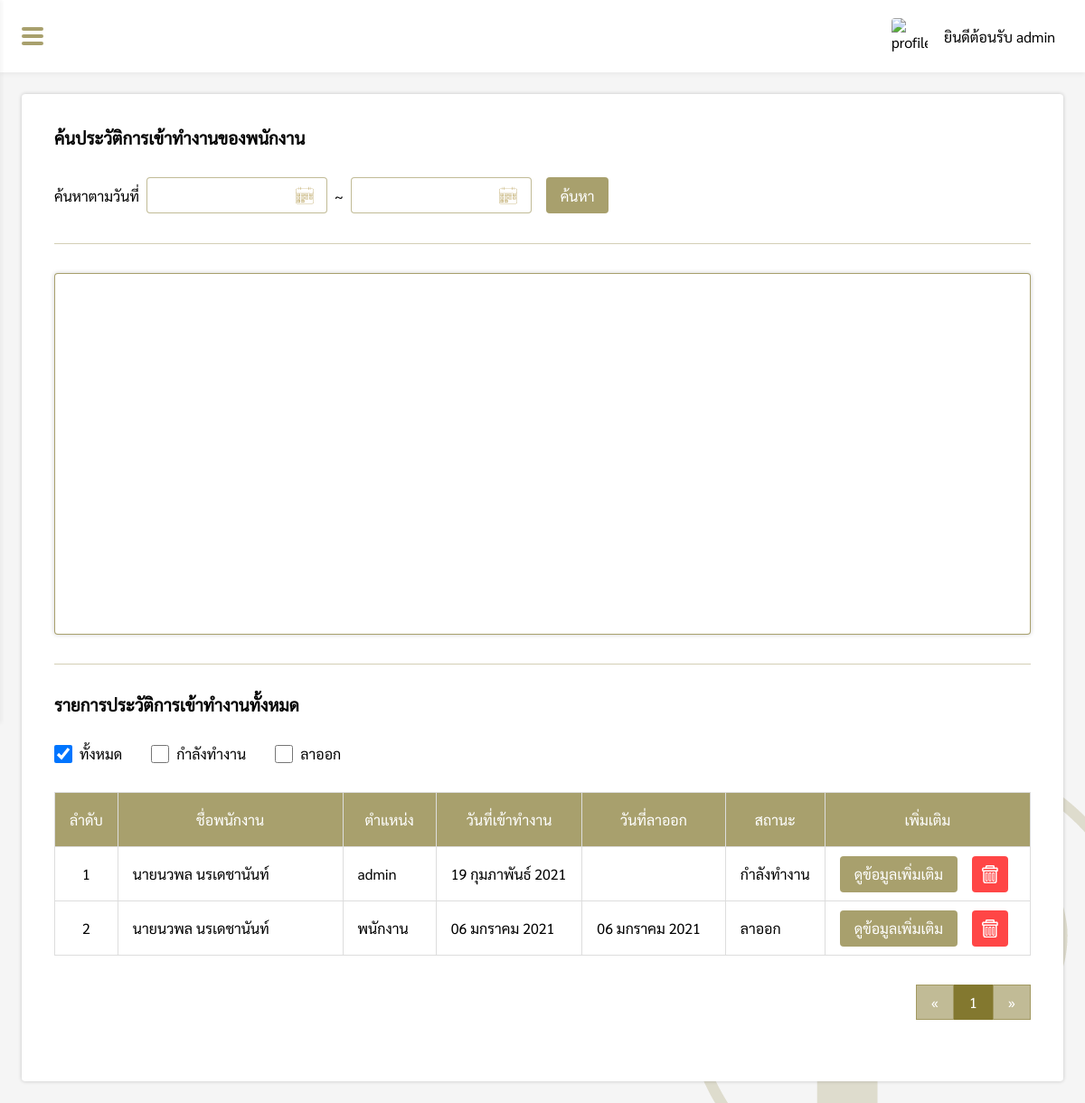
The page /pages/manage/employee/emHistory.php (signed in) on the database as committed earlier.
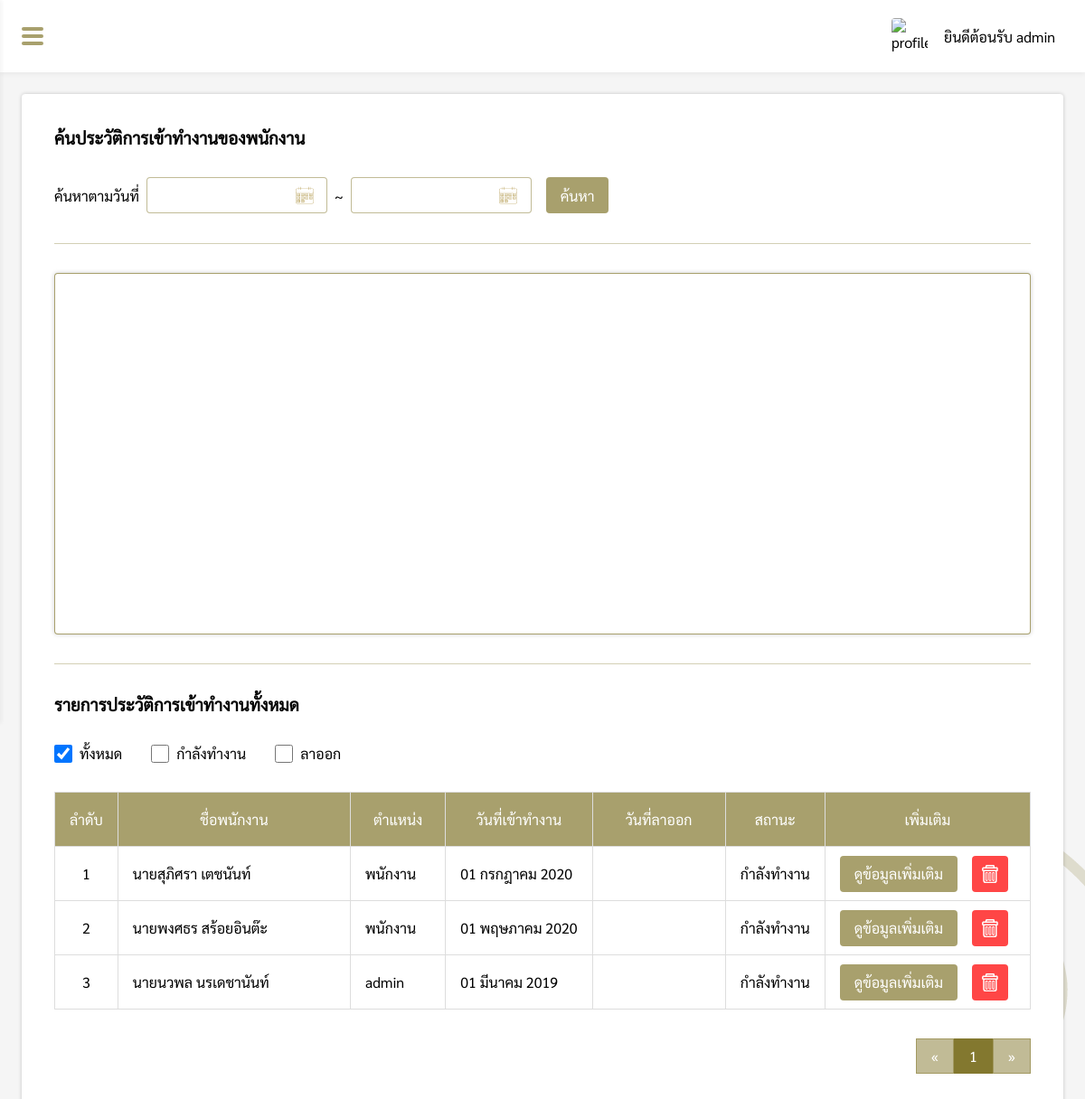
The same page on the database as committed later.
### tables this page shows
CREATE TABLE `employee` (
  `employee_id` int(11) NOT NULL,
  `come_date` varchar(20) NOT NULL,
  `out_date` varchar(20) DEFAULT NULL,
  `employee_status` varchar(20) NOT NULL,
  `title_name` varchar(10) NOT NULL,
  `firstname` varchar(50) NOT NULL,
  `lastname` varchar(50) NOT NULL,
  `nickname` varchar(50) NOT NULL,
  `position` varchar(50) NOT NULL,
  `id_card` varchar(13) NOT NULL,
  `tel` varchar(10) NOT NULL,
  `email` varchar(100) NOT NULL,
  `birthday` varchar(20) NOT NULL,
  `age` int(11) NOT NULL,
  `race` varchar(50) NOT NULL,
  `nationality` varchar(50) NOT NULL,
  `address` varchar(100) NOT NULL,
  `pic_idcard` varchar(100) NOT NULL,
  `pic_home` varchar(100) NOT NULL,
  `profile_img` varchar(100) NOT NULL
);

### pages/manage/employee/emHistory.php (the view, shortened to what the changed rows need)
<?php
if($_SESSION["level"] == "admin"){
    include("../../connection.php");
    function DateThai($strDate){
        $strYear = date("Y",strtotime($strDate));
        $strMonth= date("n",strtotime($strDate));
        $strDay= date("d",strtotime($strDate));
        $strMonthCut = Array("","มกราคม", "กุมภาพันธ์", "มีนาคม","เมษายน", "พฤษภาคม", "มิถุนายน", "กรกฎาคม","สิงหาคม", "กันยายน", "ตุลาคม", "พฤศจิกายน", "ธันวาคม");
        $strMonthThai=$strMonthCut[$strMonth];
        return "$strDay $strMonthThai $strYear";
    }
    $from = @$_REQUEST["from"];
    $to = @$_REQUEST["to"];
    $check = @$_REQUEST["status"];
?>
<!DOCTYPE html>
<html lang="en">
<head>
    <link rel="stylesheet" href="../../../css/history2.css">
    <link rel="stylesheet" href="../../../css/navbar.css">
    <link rel="stylesheet" href="../../../css/my-style.css">
</head>
<body>
    <div class="box">
        <div id="box-padding" style="padding:24px;">
            <div class="history-box">
                <div>
                    <div>
                        <?php
                        $perpage = 10;
                        if(isset($_GET['page'])){
                            $page = $_GET['page'];
                        }else{
                            $page = 1;
                        }
                        $start = ($page - 1) * $perpage;
                        $num = $start + 1;
                        if(isset($from) && isset($to) && !isset($check)){
                            $sql = "SELECT employee_id, position, come_date, out_date, employee_status, title_name, firstname, lastname FROM employee WHERE come_date BETWEEN '$from' AND '$to' ORDER BY come_date DESC";
                        }else{
                            $sql = "SELECT employee_id, position, come_date, out_date, employee_status, title_name, firstname, lastname FROM employee ORDER BY come_date DESC";
                        }
                        $result = $conn->query($sql);
                        ?>
                        <?php
                        if($result->num_rows > 0){
                        ?>
                        <div style="overflow-x: auto;overflow-y:hidden;">
                            <table>
                                <tr>
                                    <th>ลำดับ</th>
                                    <th>ชื่อพนักงาน</th>
                                    <th>ตำแหน่ง</th>
                                    <th>วันที่เข้าทำงาน</th>
                                    <th>วันที่ลาออก</th>
                                    <th>สถานะ</th>
                                    <th>เพิ่มเติม</th>
                                </tr>
                                <?php
                                while($row = $result->fetch_assoc()){
                                ?>
                                <tr>
                                    <td><?php echo $num; ?></td>
                                    <td><?php echo $row["title_name"].$row["firstname"] ." " .$row["lastname"]; ?></td>
                                    <td><?php if($row["position"] == "employee"){ echo "พนักงาน"; }else{ echo $row["position"]; }?></td>
                                    <td><?php echo DateThai($row["come_date"]); ?></td>
                                    <td><?php if(isset($row["out_date"])){ echo DateThai($row["out_date"]); } ?></td>
                                    <td><?php echo $row["employee_status"]; ?></td>
                                    <td>
                                        <div class="option-grid">
                                            <a href="emDetail.php?employee_id=<?php echo $row["employee_id"];?>" title="ดูข้อมูลเพิ่มเติม"><button>ดูข้อมูลเพิ่มเติม</button></a>
                                            <button class="del-btn" id="<?php echo $row["employee_id"]; ?>" title="ลบข้อมูล"></button>
                                        </div>
                                    </td>
                                </tr>
                                <?php $num++; } ?>
                            </table>
                        </div>
                        <?php
                        $sql2 = "SELECT * FROM employee";
                        $query2 = mysqli_query($conn, $sql2);
                        $total_record = mysqli_num_rows($query2);
                        $total_page = ceil($total_record / $perpage);
                        ?>
                        <div style="display:flex;justify-content:flex-end">
                            <div class="pagination">
                                <?php
                                if(isset($from) && isset($to) && !isset($check)){
                                ?>
                                <a
                                    href="emHistory.php?from=<?php echo $from; ?>&to=<?php echo $to; ?>&page=1">&laquo;</a>
                                <?php for($i=1;$i<=$total_page;$i++){ ?>
                                <a href="emHistory.php?from=<?php echo $from; ?>&to=<?php echo $to; ?>&page=<?php echo $i; ?>"
                                    <?php if($page == $i){ echo "style='background-color: rgb(131, 120, 47, 1);color:#fff;'"; }?>><?php echo $i; ?></a>
                                <?php } ?>
                                <a
                                    href="emHistory.php?from=<?php echo $from; ?>&to=<?php echo $to; ?>&page=<?php echo $total_page; ?>">&raquo;</a>
                                <?php
                                }else{
                                ?>
                                <a href="emHistory.php?page=1">&laquo;</a>
                                <?php for($i=1;$i<=$total_page;$i++){ ?>
                                <a href="emHistory.php?page=<?php echo $i; ?>"
                                    <?php if($page == $i){ echo "style='background-color: rgb(131, 120, 47, 1);color:#fff;'"; }?>><?php echo $i; ?></a>
                                <?php } ?>
                                <a href="emHistory.php?page=<?php echo $total_page; ?>">&raquo;</a>
                                <?php } ?>
                            </div>
                        </div>
                        <?php
                        }else{
                            echo "<div style='padding-top:32px;'>ไม่มีรายการประวัติการเข้าทำงาน</div>";
                        }
                        ?>
                    </div>
                </div>
            </div>
        </div>
    </div>
</body>
</html>
<?php
}else{
    Header("Location : ../../login.php");
}
?>

Rows that differ between the two databases and show on the page:
removed employee: title_name "นาย", firstname "นวพล", lastname "นรเดชานันท์", position "admin", come_date "19 กุมภาพันธ์ 2021", employee_status "กำลังทำงาน"
removed employee: title_name "นาย", firstname "นวพล", lastname "นรเดชานันท์", position "พนักงาน", come_date "06 มกราคม 2021", out_date "06 มกราคม 2021", employee_status "ลาออก"
added employee: title_name "นาย", firstname "สุภิศรา", lastname "เตชนันท์", position "พนักงาน", come_date "01 กรกฎาคม 2020", employee_status "กำลังทำงาน"
added employee: title_name "นาย", firstname "พงศธร", lastname "สร้อยอินต๊ะ", position "พนักงาน", come_date "01 พฤษภาคม 2020", employee_status "กำลังทำงาน"
added employee: title_name "นาย", firstname "นวพล", lastname "นรเดชานันท์", position "admin", come_date "01 มีนาคม 2019", employee_status "กำลังทำงาน"
